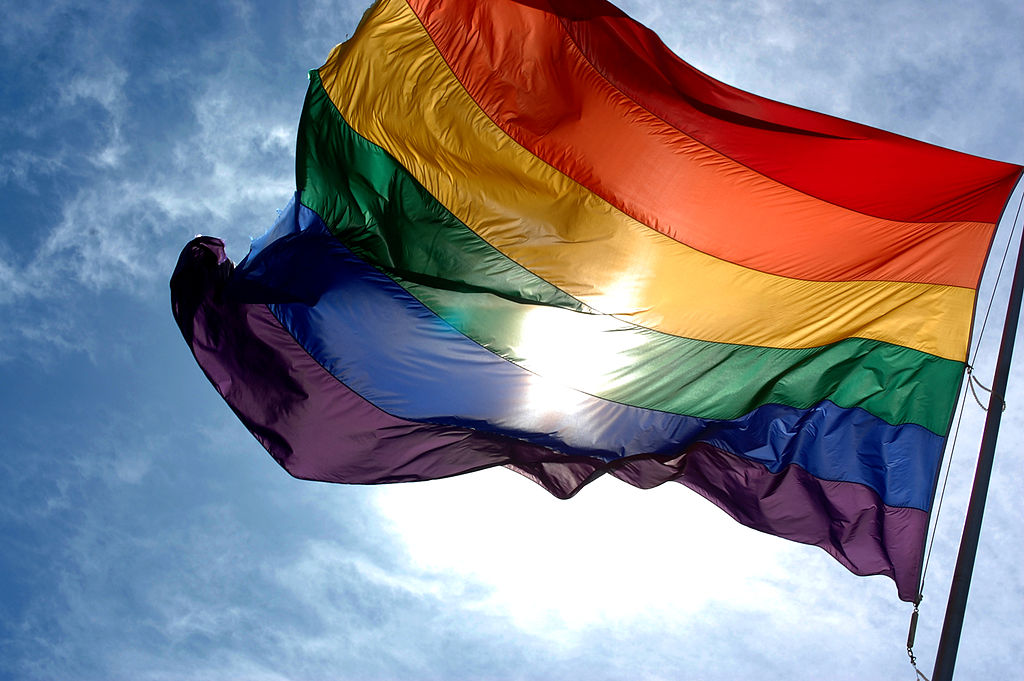
#> input picture 4-Feature-Vectors/images/rainbow_flag.jpg, 1024 x 681 px
$ jupyter execute 1-Image-Pyramids.ipynb   (shell and % lines are left out)
#> lines starting #> are read from the running program, lines starting #| are printed output that depends on the picture
## Image pyramids

### Importing the Resources

[cell 1]
import numpy as np
import matplotlib.pyplot as plt
import cv2

### Displaying the Image

[cell 2]
# Read in the image
image = cv2.imread('images/rainbow_flag.jpg')
#> image is the input picture: shape (681, 1024, 3); mean B, G, R 139.6, 129.7, 134

# Change color to RGB (from BGR)
image = cv2.cvtColor(image, cv2.COLOR_BGR2RGB)

plt.imshow(image);

### Downsampling the Image

[cell 3]
level_1 = cv2.pyrDown(image)
level_2 = cv2.pyrDown(level_1)
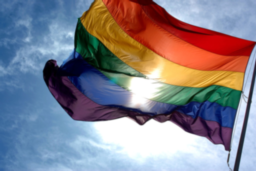
#> level_2: shape (171, 256, 3); mean R, G, B 133.9, 129.7, 139.7
level_3 = cv2.pyrDown(level_2)
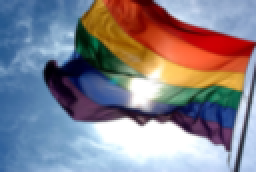
#> level_3: shape (86, 128, 3) (shown 2 times larger); mean R, G, B 133.7, 129.7, 139.9

# Display the images
f, (ax1,ax2,ax3,ax4) = plt.subplots(1, 4, figsize=(20,10), gridspec_kw={'width_ratios':[1, 0.5, 0.25, 0.125]})

ax1.imshow(image);
ax1.axis('off');

ax2.imshow(level_1);
ax2.axis('off');

ax3.imshow(level_2);
ax3.axis('off');

ax4.imshow(level_3);
ax4.axis('off');
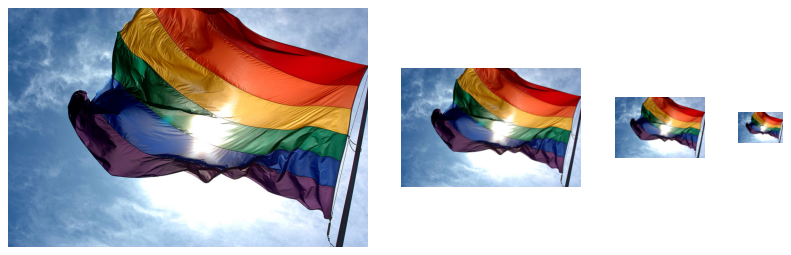
#> figure drawn by matplotlib, 4 panels

$ run again, with 4-Feature-Vectors/images/cat.jpeg copied over 4-Feature-Vectors/images/rainbow_flag.jpg
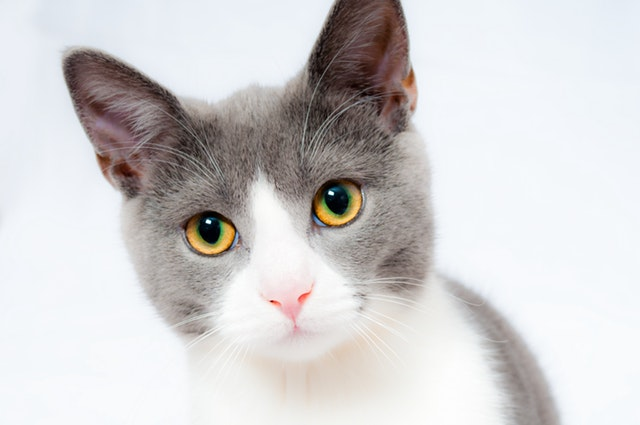
#> input picture 4-Feature-Vectors/images/cat.jpeg, 640 x 425 px
#> image is the input picture: shape (425, 640, 3); mean B, G, R 208.1, 207.7, 209.6
#> `level_2 = cv2.pyrDown(level_1)`:
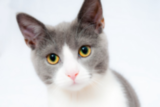
#> level_2: shape (107, 160, 3); mean R, G, B 209.7, 207.8, 208.3
#> `[cell 3] level_1 = cv2.pyrDown(image) level_2 = cv2.pyrDown(level_1) l..`:
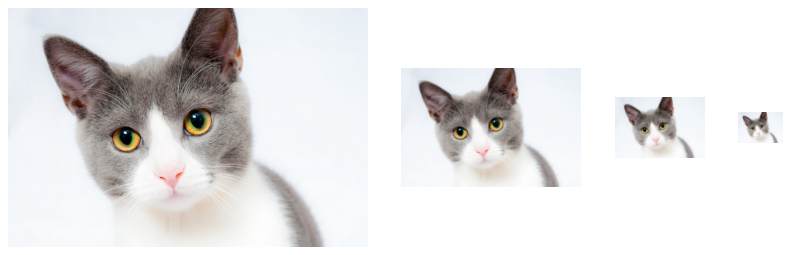
#> figure drawn by matplotlib, 4 panels
